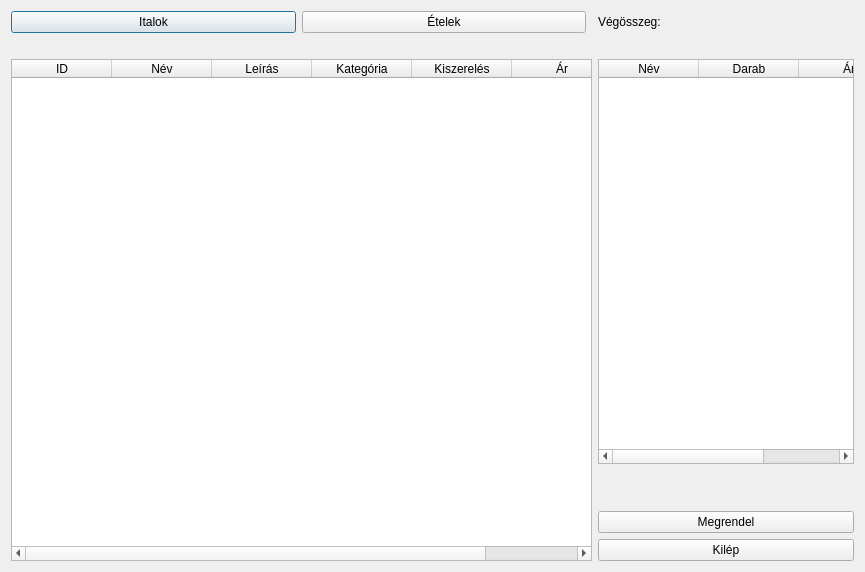
<?xml version="1.0" encoding="UTF-8"?>
<ui version="4.0">
    <class>menu_dialog</class>
    <widget class="QDialog" name="menu_dialog">
        <property name="geometry">
            <rect>
                <x>0</x>
                <y>0</y>
                <width>865</width>
                <height>572</height>
            </rect>
        </property>
        <property name="sizePolicy">
            <sizepolicy hsizetype="Preferred" vsizetype="Preferred">
                <horstretch>0</horstretch>
                <verstretch>0</verstretch>
            </sizepolicy>
        </property>
        <property name="windowTitle">
            <string>Menü</string>
        </property>
        <layout class="QGridLayout" name="gridLayout" columnstretch="0,0,0,0,0,0">
            <item row="8" column="0" colspan="4">
                <widget class="QTableWidget" name="table_item_list">
                    <property name="sizePolicy">
                        <sizepolicy hsizetype="Preferred" vsizetype="Expanding">
                            <horstretch>0</horstretch>
                            <verstretch>0</verstretch>
                        </sizepolicy>
                    </property>
                    <column>
                        <property name="text">
                            <string>ID</string>
                        </property>
                    </column>
                    <column>
                        <property name="text">
                            <string>Név</string>
                        </property>
                    </column>
                    <column>
                        <property name="text">
                            <string>Leírás</string>
                        </property>
                    </column>
                    <column>
                        <property name="text">
                            <string>Kategória</string>
                        </property>
                    </column>
                    <column>
                        <property name="text">
                            <string>Kiszerelés</string>
                        </property>
                    </column>
                    <column>
                        <property name="text">
                            <string>Ár</string>
                        </property>
                    </column>
                </widget>
            </item>
            <item row="1" column="4">
                <widget class="QLabel" name="label">
                    <property name="text">
                        <string>Végösszeg:</string>
                    </property>
                </widget>
            </item>
            <item row="3" column="1">
                <spacer name="horizontalSpacer">
                    <property name="orientation">
                        <enum>Qt::Horizontal</enum>
                    </property>
                    <property name="sizeHint" stdset="0">
                        <size>
                            <width>40</width>
                            <height>20</height>
                        </size>
                    </property>
                </spacer>
            </item>
            <item row="1" column="0" colspan="3">
                <layout class="QHBoxLayout" name="horizontalLayout_2">
                    <item>
                        <widget class="QPushButton" name="btn_drinks">
                            <property name="text">
                                <string>Italok</string>
                            </property>
                        </widget>
                    </item>
                    <item>
                        <widget class="QPushButton" name="btn_food">
                            <property name="text">
                                <string>Ételek</string>
                            </property>
                        </widget>
                    </item>
                </layout>
            </item>
            <item row="8" column="4" colspan="2">
                <layout class="QVBoxLayout" name="verticalLayout">
                    <item>
                        <widget class="QTableWidget" name="table_order_list">
                            <property name="sizePolicy">
                                <sizepolicy hsizetype="Preferred" vsizetype="Preferred">
                                    <horstretch>0</horstretch>
                                    <verstretch>0</verstretch>
                                </sizepolicy>
                            </property>
                            <column>
                                <property name="text">
                                    <string>Név</string>
                                </property>
                            </column>
                            <column>
                                <property name="text">
                                    <string>Darab</string>
                                </property>
                            </column>
                            <column>
                                <property name="text">
                                    <string>Ár</string>
                                </property>
                            </column>
                        </widget>
                    </item>
                    <item>
                        <widget class="QLabel" name="label_result">
                            <property name="sizePolicy">
                                <sizepolicy hsizetype="Maximum" vsizetype="Maximum">
                                    <horstretch>0</horstretch>
                                    <verstretch>0</verstretch>
                                </sizepolicy>
                            </property>
                            <property name="text">
                                <string/>
                            </property>
                        </widget>
                    </item>
                    <item>
                        <widget class="QLabel" name="label_result_under_order_table">
                            <property name="sizePolicy">
                                <sizepolicy hsizetype="Fixed" vsizetype="Fixed">
                                    <horstretch>0</horstretch>
                                    <verstretch>0</verstretch>
                                </sizepolicy>
                            </property>
                            <property name="font">
                                <font>
                                    <pointsize>10</pointsize>
                                    <weight>75</weight>
                                    <bold>true</bold>
                                </font>
                            </property>
                            <property name="layoutDirection">
                                <enum>Qt::RightToLeft</enum>
                            </property>
                            <property name="text">
                                <string/>
                            </property>
                            <property name="alignment">
                                <set>Qt::AlignCenter</set>
                            </property>
                        </widget>
                    </item>
                    <item>
                        <widget class="QPushButton" name="btn_order_items">
                            <property name="text">
                                <string>Megrendel</string>
                            </property>
                        </widget>
                    </item>
                    <item>
                        <widget class="QPushButton" name="btn_menu_cancel">
                            <property name="text">
                                <string>Kilép</string>
                            </property>
                        </widget>
                    </item>
                </layout>
            </item>
            <item row="1" column="5">
                <widget class="QLabel" name="label_final_price">
                    <property name="font">
                        <font>
                            <pointsize>12</pointsize>
                            <weight>75</weight>
                            <bold>true</bold>
                        </font>
                    </property>
                    <property name="text">
                        <string/>
                    </property>
                </widget>
            </item>
        </layout>
    </widget>
    <resources/>
    <connections/>
</ui>
